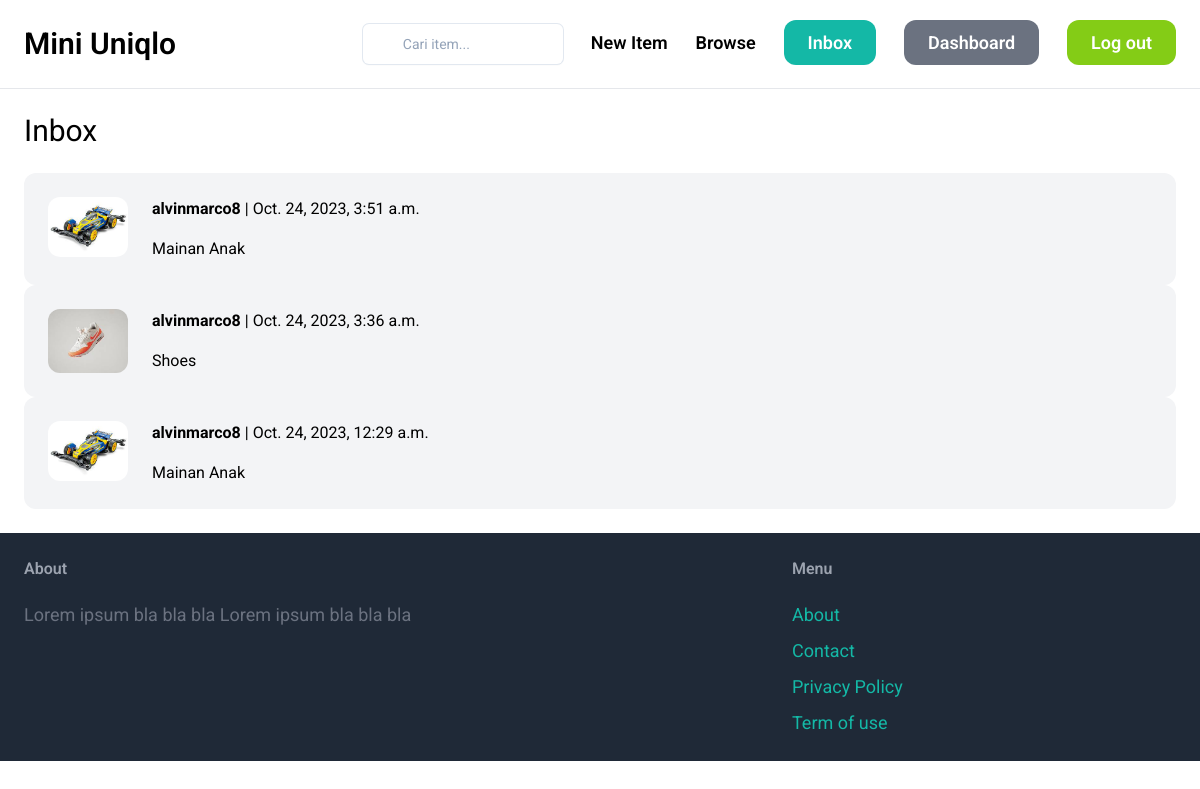
Page /inbox/ (signed in) on the earlier database version.
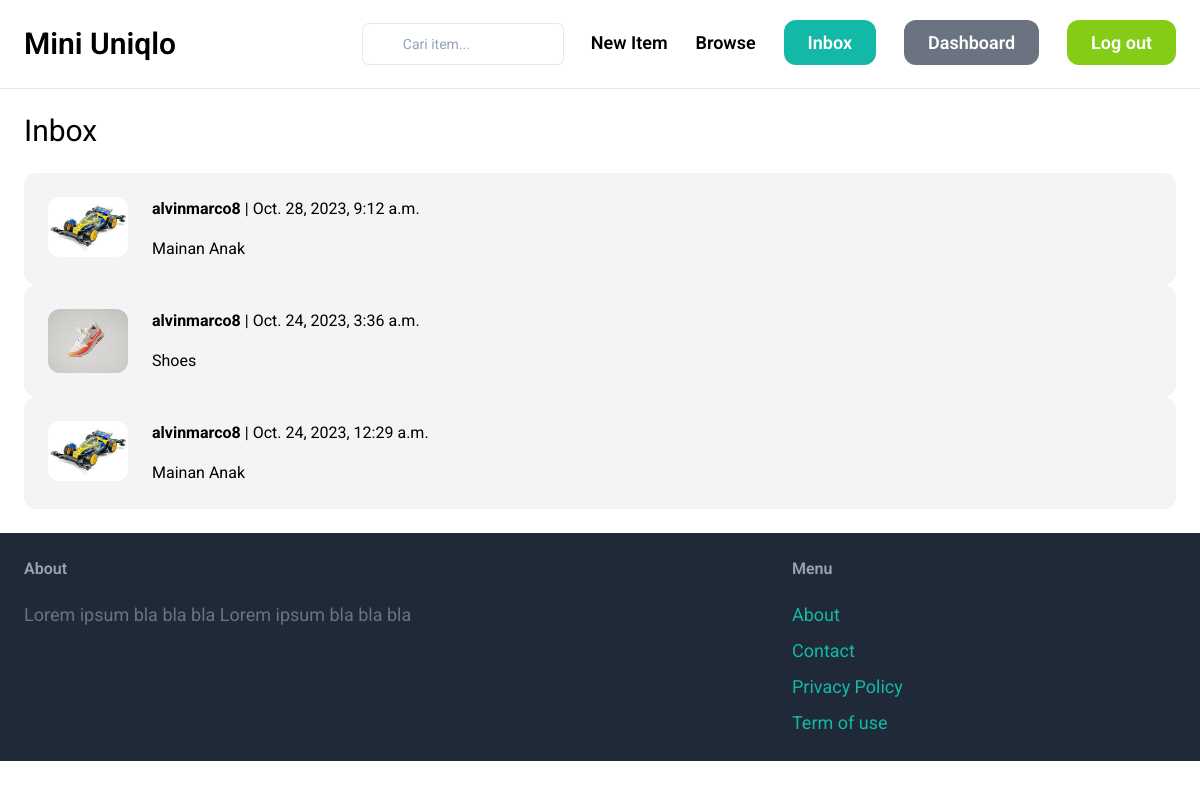
Same page on the later database version.
### conversation/models.py (models this page shows)
class Conversation(models.Model):
    item = models.ForeignKey(Item, related_name='conversations', on_delete=models.CASCADE)
    members = models.ManyToManyField(User, related_name='conversations')
    created_at = models.DateTimeField(auto_now_add=True)
    modified_at = models.DateTimeField(auto_now=True)
    class Meta:
        ordering = ('-modified_at',)

### item/models.py (models this page shows, shortened)
class Item(models.Model):
    category = models.ForeignKey(Category, related_name='items', on_delete=models.CASCADE)
    name = models.CharField(max_length=255)
    description = models.TextField(blank=True, null=True)
    price = models.FloatField()
    image = models.ImageField(upload_to='item_images', blank=True, null=True)
    is_sold = models.BooleanField(default=False)
    created_by = models.ForeignKey(User, related_name='items', on_delete=models.CASCADE)
    created_at =models.DateTimeField(auto_now_add=True)

### conversation/views.py (the view)
# urls.py: path('', views.inbox, name='inbox'),
@login_required
def inbox(request):
    conversations = Conversation.objects.filter(members__in=[request.user.id])
    return render(request, 'conversation/inbox.html', {
        'conversations' : conversations
    })

### conversation/templates/conversation/inbox.html (shortened to what this page needs)
{% extends 'core/base.html' %}
{% block content%}
<h1 class="mb-6 text-3xl">Inbox</h1>
<div class="space-y-6"?
    {% for conversation in conversations %}
        <a href='{% url 'conversation:detail' conversation.id %}'>
            <div class="p-6 flex bg-gray-100 rounded-xl">
                <div class="pr-6">
                    <img src="{{ conversation.item.image.url }}" class="w-20 rounded-xl">
                </div>
                <div>
                    {% for member in conversation.members.all %}
                        {% if member != request.user %}
                            <p class="mb-4"><strong>{{ member.username }}</strong> | {{ conversation.modified_at }} </p>
                            <p> {{ conversation.item.name }}</p>
                        {% endif %}
                    {% endfor %}
                </div>
            </div>
        </a>
    {% endfor %}
</div>
{% endblock %}

Differences in the rows shown:
changed Conversation: modified_at "Oct. 24, 2023, 3:51 a.m." → "Oct. 28, 2023, 9:12 a.m."
